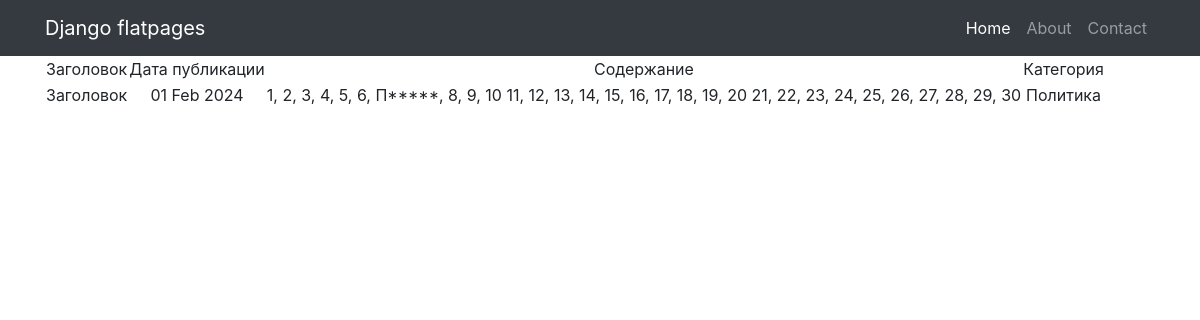
The page /news/1/ on the database its author committed.
### news/models.py (models this page shows, shortened)
class Post(models.Model):
    article = "AR"
    news = "NE"
    POSITIONS = [
        (article, "Статья"),
        (news, "Новости"),
    ]
    post_time = models.DateTimeField(auto_now_add=True)
    author = models.ForeignKey(Author, on_delete=models.CASCADE)
    post_type = models.CharField(max_length=2, choices=POSITIONS, default=news)
    category = models.ManyToManyField(Category, through="PostCategory")
    title = models.CharField(max_length=255)
    text = models.TextField()
    rating = models.IntegerField(default=0)

class Category(models.Model):
    name = models.CharField(max_length=110, unique=True)

### news/views.py (the view)
# urls.py: path('<int:pk>/', NewsDetail.as_view(), name='post_detail'),
class NewsDetail(DetailView):
    model = Post
    template_name = 'post_detail.html'
    context_object_name = 'post'

### news/templatetags/custom_filter.py (called while the page is built)
@register.filter()
def censor(value):
    for word in censor_list:
        value = value.replace(word[1:], '*' * len(word[1:]))
    return value

### templates/post_detail.html
{% extends 'default.html' %}
{% load custom_filter %}
{% block content%}
{% if post %}
<table>
    <tr>
        <td>Заголовок</td>
        <td>Дата публикации</td>
        <td>Содержание</td>
        <td>Категория</td>
    </tr>
    <tr>
        <td>{{ post.title }}</td>
        <td>{{ post.post_time|date:'d M Y' }}</td>
        <td>{{ post.text|censor }}</td>
        {% for cat in post.category.all %}
        <td>{{ cat.name }}</td>
        {% endfor %}
    </tr>
</table>
{% else %}
<h3>Публикаций нет</h3>
{% endif %}
{% endblock content %}

### rows shown on the page
Post: title "Заголовок", post_time "01 Feb 2024", text|censor "1, 2, 3, 4, 5, 6, П*****, 8, 9, 10 11, 12, 13, 14, 15, 16, 17, 18, 19, 20 21, 22, 23, 24, 25, 26, 27, 28, 29, 30"
Category: name "Политика"
